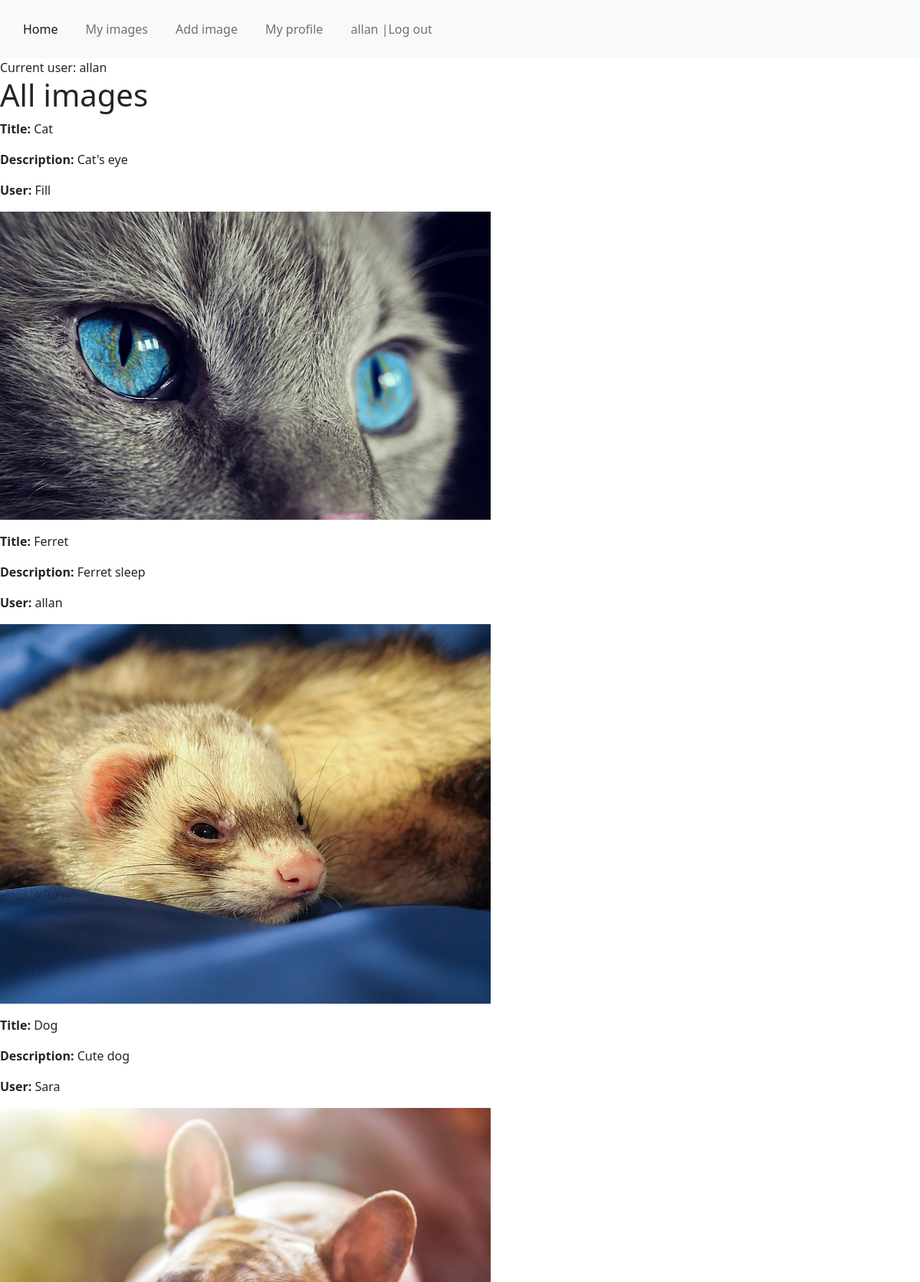
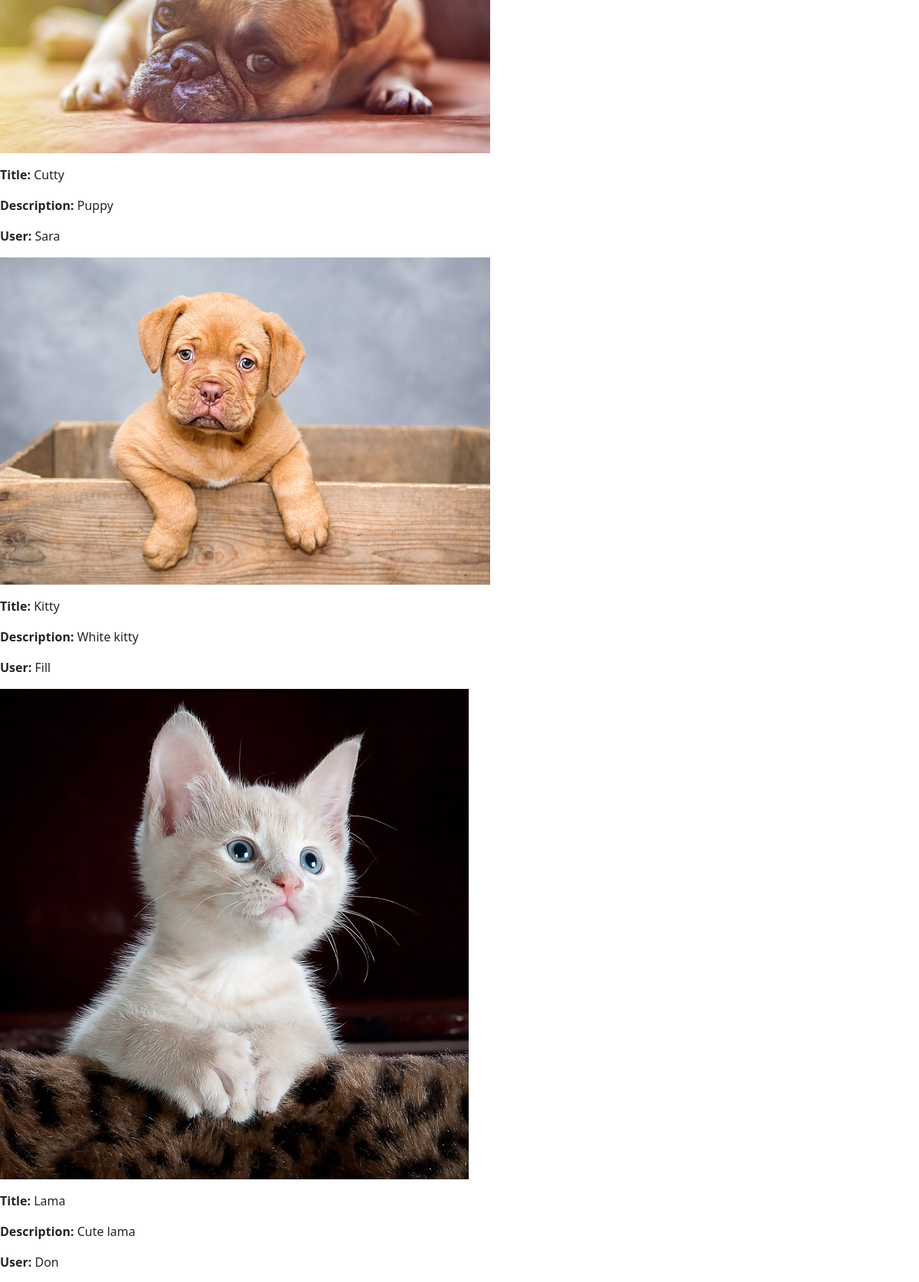
The app's page / (signed in, upper part) with its own data (2 pictures, top to bottom).
### image_share/models.py (models this page shows, shortened)
class NewImage(models.Model):
    image = models.ImageField(upload_to='images')
    title = models.CharField(max_length=100)
    description = models.TextField()
    user = models.ForeignKey(User, on_delete=models.CASCADE)

### image_share/views.py (the view)
# urls.py: path('', all_images, name ='all-images'),
def all_images(request):
    all_img = NewImage.objects.all()
    context = {'img_list': all_img}
    return render(request, 'image_share/index.html', context)

### image_share/templates/image_share/index.html
{%extends 'base.html'%}
{%block title%}
All images
{%endblock%}
{%block content%}
{%for image in img_list%}
<p> <strong> Title: </strong>{{image.title}}</p>
<p> <strong> Description: </strong>{{image.description}}</p>
<p> <strong> User: </strong>{{image.user}}</p>
<p><img src="{{ image.image.url }}" alt="{{ image.title }}"></p>
{% empty %}
  <p>No images found.</p>
{%endfor%}
{%endblock%}

### image_share/templates/base.html (shortened to what this page needs)
{% load static %}
<!DOCTYPE html>
<html lang="en">
<head>
    <link rel="stylesheet" href="{% static 'style.css' %}">
    <link rel="stylesheet" href="https://cdn.jsdelivr.net/npm/bootstrap@5.2.3/dist/css/bootstrap.min.css">
</head>
<body>
    {% include 'navbar.html' %}
    Current user: {{user}}
  <h1>{%block title%} {{title}} {%endblock title%}</h1>
    {%block content%}
    {%endblock%}
</body>
</html>

### image_share/templates/navbar.html (shortened to what this page needs)
<nav class="navbar navbar-expand-lg navbar-light bg-light">
    <div class="container-fluid">
      <div class="collapse navbar-collapse" id="navbarNav">
        <ul class="navbar-nav">
          <li class="nav-item">
            <a class="nav-link active" aria-current="page" href="{% url 'all-images' %}">Home</a>
          </li>
          {%if request.user.is_authenticated%}
          <li class="nav-item">
            <a class="nav-link" href="{% url 'my-images' %}">My images</a>
          </li>
          <li class="nav-item">
            <a class="nav-link" href="{% url 'upload-image' %}">Add image</a>
          </li>
          <li class="nav-item">
            <a class="nav-link" href="{% url 'profile' %}"> My profile</a>
          </li>
          <li class="nav-item">
            <a class="nav-link" href="{% url 'logout' %}"> {{user.username}} |Log out</a>
          </li>
          {%endif%}
        </ul>
      </div>
    </div>
  </nav>

### image_share/static/style.css (style rules this page uses)
body { background-color: bisque; }
li { display: inline; padding: 10px; }

### records on screen
NewImage: title "Cat", description "Cat's eye", user "Fill", image (picture)
NewImage: title "Ferret", description "Ferret sleep", user "allan", image (picture)
NewImage: title "Dog", description "Cute dog", user "Sara", image (picture)
NewImage: title "Cutty", description "Puppy", user "Sara", image (picture)
NewImage: title "Kitty", description "White kitty", user "Fill", image (picture)
NewImage: title "Lama", description "Cute lama", user "Don"

### other values on screen
{{ user.username }} "allan"
{{ user }} "allan"
